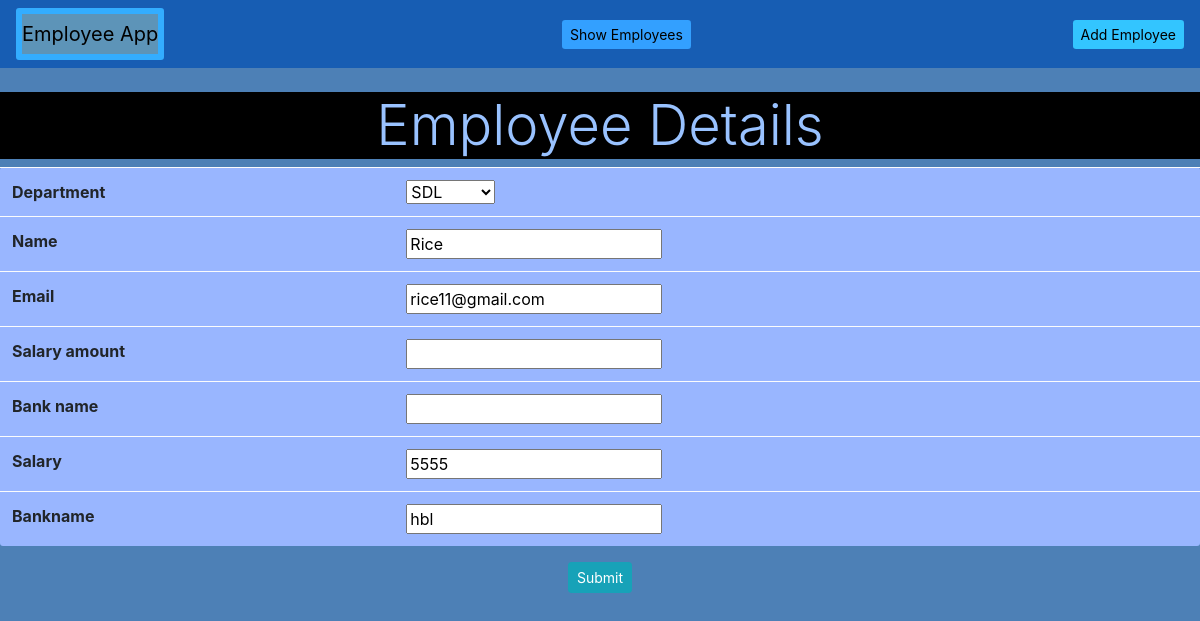
The app's page /employee/update/13 with its own data.
### employeeapp/models.py (models this page shows, shortened)
class Employee(models.Model):
    department = models.ForeignKey('Department', on_delete=models.CASCADE) # MANY TO ONE R/SHIP
    name = models.CharField(max_length=20, null=False)
    email = models.EmailField(blank=True)

class Salary(models.Model):
    employee = models.OneToOneField(Employee, on_delete=models.CASCADE, primary_key=True)
    salary = models.IntegerField(null=False)
    bankname = models.CharField(max_length=20, default="no bank info")

### employeeapp/views.py (the view)
# urls.py: path('update/<int:emp_id>', views.update, name="update"),
def update(request, emp_id):
    try:
        get_sal = Salary.objects.get(pk=emp_id)
        get_employee = Employee.objects.get(id=emp_id)
    except (Employee.DoesNotExist, Salary.DoesNotExist):
        return redirect('index')
    employee = EmployeeCreate(request.POST or None, instance=get_employee)
    new_sal = SalaryCreate(request.POST or None, instance=get_sal)
    if employee.is_valid() or new_sal.is_valid():
        employee.save()
        new_sal.save()
        print(employee.instance.id)
        print(get_employee)
    return render(request, 'create.html', {'employee': employee, 'sal': new_sal})

### employeeapp/form.py
class EmployeeCreate(forms.ModelForm):
    salary_amount = forms.IntegerField()
    bank_name = forms.CharField()
    class Meta:
        model = Employee
        fields = '__all__'

class SalaryCreate(forms.ModelForm):
    class Meta:
        model = Salary
        fields = ['salary', 'bankname']
        employee = forms.ModelMultipleChoiceField(queryset=Employee.objects.all(), widget=forms.CheckboxSelectMultiple)

### employeeapp/models.py (called while the page is built)
    def __str__(self):
        return self.deptname

### templates/create.html (shortened to what this page needs)
{% extends 'base.html' %}
{% block content %}
    <center>
        <h6 class="display-4" style="background-color:#000000;color:#99c2ff;">Employee Details</h6>
        <form method='POST' enctype="multipart/form-data">
            <table class='w-10 table table-light' style="border-radius:3px;background-color:#99b6ff;">
                {% for field in employee %}
                    <tr>
                        <th>{{ field.label }}</th>
                        <td>{{ field }}</td>
                    </tr>
                {% endfor %}
                {% for s in sal %}
                    <tr>
                        <th>{{ s.label }}</th>
                        <td>{{ s }}</td>
                    </tr>
                {% endfor %}
            </table>
            <button type="submit" class="btn btn-sm btn-info">Submit</button>
        </form>
    </center>
{% endblock %}

### records on screen
Employee: employee "SDL" "Rice" "rice11@gmail.com"
Salary: sal "5555" "hbl"

### other values on screen
{{ field.label }} "Department" "Name" "Email" "Salary amount" "Bank name"
{{ s.label }} "Salary" "Bankname"
